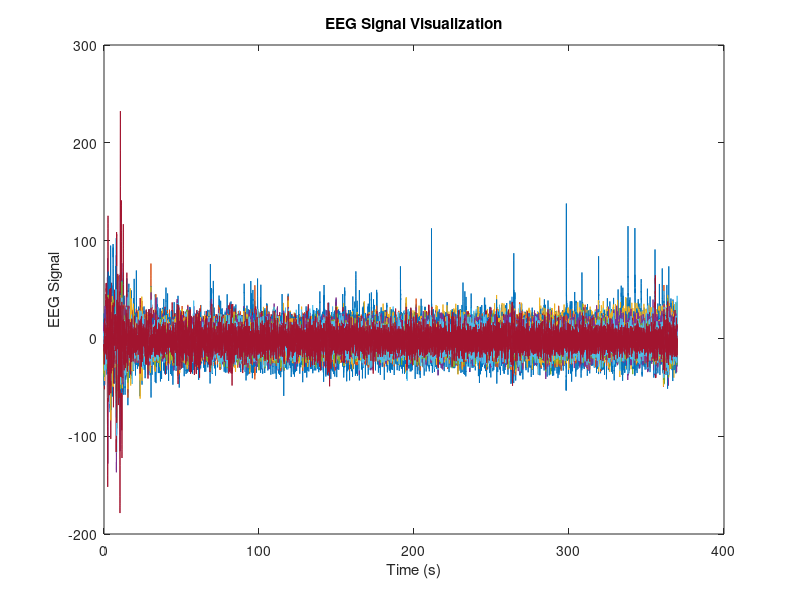

Write MATLAB code to recreate this figure.
%% Load data
eegStruct = load("data/student2.mat");
fs = eegStruct.fs;
eeg = eegStruct.eegmu2;


%% Visualize

time = (0:length(eeg)-1) / fs; % Create time vector based on sampling frequency
plot(time, eeg); % Plot the EEG signal
xlabel('Time (s)');
ylabel('EEG Signal');
title('EEG Signal Visualization');